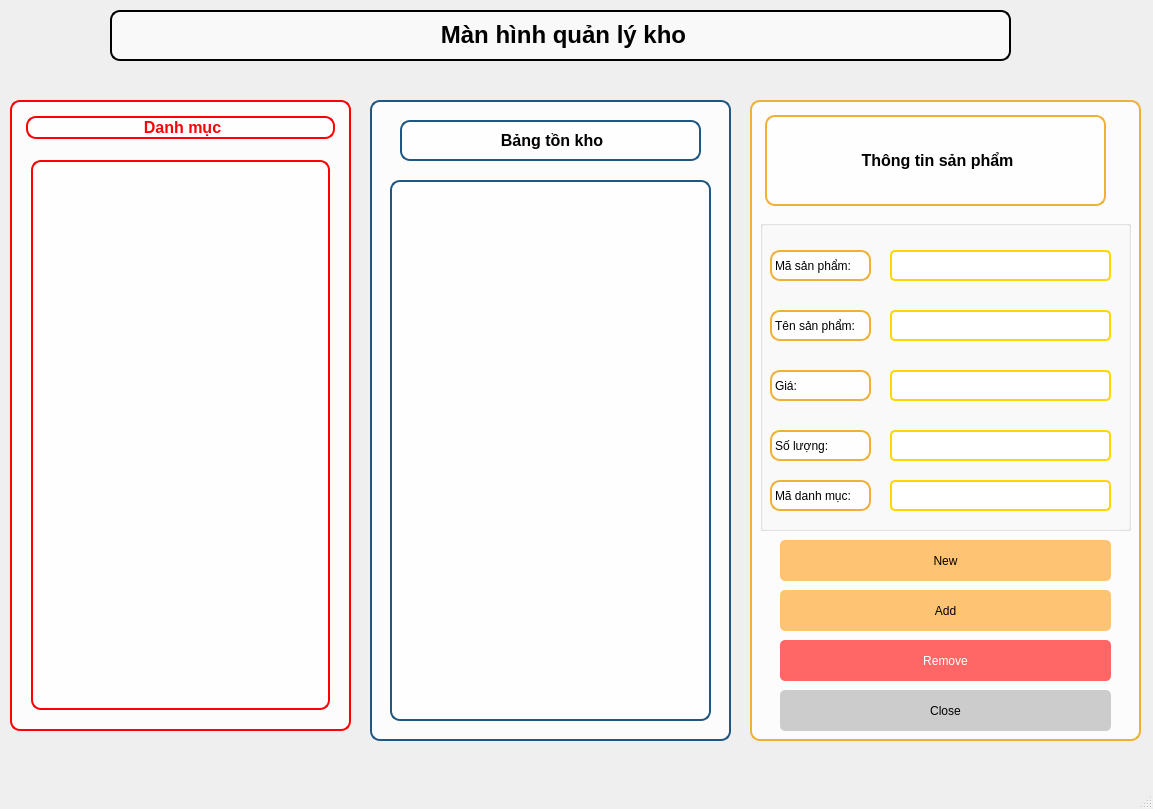
<?xml version="1.0" encoding="UTF-8"?>
<ui version="4.0">
 <class>MainWindow</class>
 <widget class="QMainWindow" name="MainWindow">
  <property name="geometry">
   <rect>
    <x>0</x>
    <y>0</y>
    <width>1153</width>
    <height>809</height>
   </rect>
  </property>
  <property name="windowTitle">
   <string>Inventory_MainWindow</string>
  </property>
  <property name="styleSheet">
   <string notr="true">
          QFrame {
              background-color: rgba(255, 255, 255, 0.8);
              border: 2px solid #99FFDD;
              border-radius: 10px;
              margin: 10px;
          }
         </string>
  </property>
  <widget class="QWidget" name="centralwidget">
   <widget class="QLabel" name="label">
    <property name="geometry">
     <rect>
      <x>100</x>
      <y>0</y>
      <width>921</width>
      <height>71</height>
     </rect>
    </property>
    <property name="styleSheet">
     <string notr="true">QLabel {
    font-size: 24px;
    font-weight: bold;
    color:rgb(0,0,0);
    margin: 10px;
    background-color: rgba(255,255,255,0.6);
    border-radius: 10px;
    padding: 5px 10px;
    border: 2px solid #000000; /* Viền đen */
}
</string>
    </property>
    <property name="text">
     <string>&lt;html&gt;&lt;head/&gt;&lt;body&gt;&lt;p align=&quot;center&quot;&gt;&lt;span style=&quot; font-size:18pt;&quot;&gt;Màn hình  quản lý kho&lt;/span&gt;&lt;/p&gt;&lt;/body&gt;&lt;/html&gt;</string>
    </property>
   </widget>
   <widget class="QFrame" name="frame">
    <property name="geometry">
     <rect>
      <x>0</x>
      <y>90</y>
      <width>361</width>
      <height>651</height>
     </rect>
    </property>
    <property name="styleSheet">
     <string notr="true">QFrame {
    background-color: rgba(255, 255, 255, 0.8);
    border: 2px solid #FF0000; /* Màu đỏ */
    border-radius: 10px;
    margin: 10px;
}
</string>
    </property>
    <property name="frameShape">
     <enum>QFrame::StyledPanel</enum>
    </property>
    <property name="frameShadow">
     <enum>QFrame::Raised</enum>
    </property>
    <layout class="QVBoxLayout" name="verticalLayout">
     <item>
      <widget class="QLabel" name="label_2">
       <property name="styleSheet">
        <string notr="true">
             QLabel {
                 font-size: 16px;
                 font-weight: bold;
                 margin: 5px;
	color: rgb(252, 1, 7);
             }
            </string>
       </property>
       <property name="text">
        <string>&lt;html&gt;&lt;head/&gt;&lt;body&gt;&lt;p align=&quot;center&quot;&gt;&lt;span style=&quot; font-size:12pt;&quot;&gt;Danh mục&lt;/span&gt;&lt;/p&gt;&lt;/body&gt;&lt;/html&gt;</string>
       </property>
      </widget>
     </item>
     <item>
      <widget class="QListWidget" name="listWidgetCategory">
       <property name="styleSheet">
        <string notr="true">color:rgb(0,0,0);
alternate-background-color: rgb(255, 255, 255);
</string>
       </property>
      </widget>
     </item>
    </layout>
   </widget>
   <widget class="QFrame" name="frame_2">
    <property name="geometry">
     <rect>
      <x>360</x>
      <y>90</y>
      <width>381</width>
      <height>661</height>
     </rect>
    </property>
    <property name="styleSheet">
     <string notr="true">QFrame {
    background-color: rgba(255, 255, 255, 0.8);
    border: 2px solid #205781; /* Màu đỏ */
    border-radius: 10px;
    margin: 10px;
}
</string>
    </property>
    <property name="frameShape">
     <enum>QFrame::StyledPanel</enum>
    </property>
    <property name="frameShadow">
     <enum>QFrame::Raised</enum>
    </property>
    <widget class="QLabel" name="label_3">
     <property name="geometry">
      <rect>
       <x>30</x>
       <y>20</y>
       <width>321</width>
       <height>61</height>
      </rect>
     </property>
     <property name="styleSheet">
      <string notr="true">color: rgb(0,0,0);</string>
     </property>
     <property name="text">
      <string>&lt;html&gt;&lt;head/&gt;&lt;body&gt;&lt;p align=&quot;center&quot;&gt;&lt;span style=&quot; font-size:12pt; font-weight:600;&quot;&gt;Bảng tồn kho&lt;/span&gt;&lt;/p&gt;&lt;/body&gt;&lt;/html&gt;</string>
     </property>
    </widget>
    <widget class="QTableWidget" name="tableWidgetProduct">
     <property name="geometry">
      <rect>
       <x>20</x>
       <y>80</y>
       <width>341</width>
       <height>561</height>
      </rect>
     </property>
     <property name="styleSheet">
      <string notr="true">color:rgb(0,0,0)</string>
     </property>
    </widget>
   </widget>
   <widget class="QFrame" name="frame_3">
    <property name="geometry">
     <rect>
      <x>740</x>
      <y>90</y>
      <width>411</width>
      <height>661</height>
     </rect>
    </property>
    <property name="styleSheet">
     <string notr="true">QFrame {
    background-color: rgba(255, 255, 255, 0.8);
    border: 2px solid #EFB036; /* Màu đỏ */
    border-radius: 10px;
    margin: 10px;
}
</string>
    </property>
    <property name="frameShape">
     <enum>QFrame::StyledPanel</enum>
    </property>
    <property name="frameShadow">
     <enum>QFrame::Raised</enum>
    </property>
    <widget class="QLabel" name="label_4">
     <property name="geometry">
      <rect>
       <x>20</x>
       <y>20</y>
       <width>351</width>
       <height>101</height>
      </rect>
     </property>
     <property name="styleSheet">
      <string notr="true">
             QLabel {
                 font-size: 16px;
                 font-weight: bold;
                 margin: 5px;
color:rgb(0,0,0)
             }
            </string>
     </property>
     <property name="text">
      <string>&lt;html&gt;&lt;head/&gt;&lt;body&gt;&lt;p align=&quot;center&quot;&gt;&lt;span style=&quot; font-size:12pt;&quot;&gt;Thông tin sản phẩm&lt;/span&gt;&lt;/p&gt;&lt;/body&gt;&lt;/html&gt;</string>
     </property>
    </widget>
    <widget class="QGroupBox" name="groupBox">
     <property name="geometry">
      <rect>
       <x>20</x>
       <y>130</y>
       <width>371</width>
       <height>311</height>
      </rect>
     </property>
     <property name="title">
      <string/>
     </property>
     <widget class="QLabel" name="label_5">
      <property name="geometry">
       <rect>
        <x>0</x>
        <y>20</y>
        <width>121</width>
        <height>51</height>
       </rect>
      </property>
      <property name="styleSheet">
       <string notr="true">color:rgb(0,0,0)</string>
      </property>
      <property name="text">
       <string>Mã sản phẩm:</string>
      </property>
     </widget>
     <widget class="QLineEdit" name="lineEditProID">
      <property name="geometry">
       <rect>
        <x>130</x>
        <y>30</y>
        <width>221</width>
        <height>31</height>
       </rect>
      </property>
      <property name="styleSheet">
       <string notr="true">QLineEdit {
    border: 2px solid #FFD700; /* #FFD700 là mã màu vàng (Gold) */
    border-radius: 5px;
    background-color: #FFFFFF; /* nền trắng */;
color:rgb(0,0,0)
}</string>
      </property>
     </widget>
     <widget class="QLabel" name="label_6">
      <property name="geometry">
       <rect>
        <x>0</x>
        <y>80</y>
        <width>121</width>
        <height>51</height>
       </rect>
      </property>
      <property name="styleSheet">
       <string notr="true">color:rgb(0,0,0)</string>
      </property>
      <property name="text">
       <string>Tên sản phẩm:</string>
      </property>
     </widget>
     <widget class="QLabel" name="label_7">
      <property name="geometry">
       <rect>
        <x>0</x>
        <y>140</y>
        <width>121</width>
        <height>51</height>
       </rect>
      </property>
      <property name="styleSheet">
       <string notr="true">color:rgb(0,0,0)</string>
      </property>
      <property name="text">
       <string>Giá:</string>
      </property>
     </widget>
     <widget class="QLabel" name="label_8">
      <property name="geometry">
       <rect>
        <x>0</x>
        <y>200</y>
        <width>121</width>
        <height>51</height>
       </rect>
      </property>
      <property name="styleSheet">
       <string notr="true">color:rgb(0,0,0)</string>
      </property>
      <property name="text">
       <string>Số lượng:</string>
      </property>
     </widget>
     <widget class="QLabel" name="label_9">
      <property name="geometry">
       <rect>
        <x>0</x>
        <y>250</y>
        <width>121</width>
        <height>51</height>
       </rect>
      </property>
      <property name="styleSheet">
       <string notr="true">color:rgb(0,0,0)</string>
      </property>
      <property name="text">
       <string>Mã danh mục:</string>
      </property>
     </widget>
     <widget class="QLineEdit" name="lineEditProName">
      <property name="geometry">
       <rect>
        <x>130</x>
        <y>90</y>
        <width>221</width>
        <height>31</height>
       </rect>
      </property>
      <property name="styleSheet">
       <string notr="true">QLineEdit {
    border: 2px solid #FFD700; /* #FFD700 là mã màu vàng (Gold) */
    border-radius: 5px;
    background-color: #FFFFFF; /* nền trắng */;
color:rgb(0,0,0)
}</string>
      </property>
     </widget>
     <widget class="QLineEdit" name="lineEditPrice">
      <property name="geometry">
       <rect>
        <x>130</x>
        <y>150</y>
        <width>221</width>
        <height>31</height>
       </rect>
      </property>
      <property name="styleSheet">
       <string notr="true">QLineEdit {
    border: 2px solid #FFD700; /* #FFD700 là mã màu vàng (Gold) */
    border-radius: 5px;
    background-color: #FFFFFF; /* nền trắng */;
color:rgb(0,0,0)
}</string>
      </property>
     </widget>
     <widget class="QLineEdit" name="lineEditQuantity">
      <property name="geometry">
       <rect>
        <x>130</x>
        <y>210</y>
        <width>221</width>
        <height>31</height>
       </rect>
      </property>
      <property name="styleSheet">
       <string notr="true">QLineEdit {
    border: 2px solid #FFD700; /* #FFD700 là mã màu vàng (Gold) */
    border-radius: 5px;
    background-color: #FFFFFF; /* nền trắng */;
color:rgb(0,0,0)
}</string>
      </property>
     </widget>
     <widget class="QLineEdit" name="lineEditCateID">
      <property name="geometry">
       <rect>
        <x>130</x>
        <y>260</y>
        <width>221</width>
        <height>31</height>
       </rect>
      </property>
      <property name="styleSheet">
       <string notr="true">QLineEdit {
    border: 2px solid #FFD700; /* #FFD700 là mã màu vàng (Gold) */
    border-radius: 5px;
    background-color: #FFFFFF; /* nền trắng */;
color:rgb(0,0,0)
}</string>
      </property>
     </widget>
    </widget>
    <widget class="QPushButton" name="pushButtonNew">
     <property name="geometry">
      <rect>
       <x>40</x>
       <y>450</y>
       <width>331</width>
       <height>41</height>
      </rect>
     </property>
     <property name="styleSheet">
      <string notr="true">QPushButton {
	font: 12pt &quot;MS Shell Dlg 2&quot;;
	color: rgb(255, 255, 255);
                 background-color: #FFC374;
                 color:rgb(0,0,0);
                 border-radius: 5px;
                 padding: 8px;
             }
             QPushButton:hover {
                 background-color: #FFC374;
             }
             QPushButton:pressed {
                 background-color: #497D74;
             }</string>
     </property>
     <property name="text">
      <string>New</string>
     </property>
    </widget>
    <widget class="QPushButton" name="pushButtonAddProduct">
     <property name="geometry">
      <rect>
       <x>40</x>
       <y>500</y>
       <width>331</width>
       <height>41</height>
      </rect>
     </property>
     <property name="styleSheet">
      <string notr="true">QPushButton {
	font: 12pt &quot;MS Shell Dlg 2&quot;;
	color: rgb(255, 255, 255);
                 background-color: #FFC374;
                 color:rgb(0,0,0);
                 border-radius: 5px;
                 padding: 8px;
             }
             QPushButton:hover {
                 background-color: #FFC374;
             }
             QPushButton:pressed {
                 background-color: #497D74;
             }</string>
     </property>
     <property name="text">
      <string>Add</string>
     </property>
    </widget>
    <widget class="QPushButton" name="pushButtonRemoveProduct">
     <property name="geometry">
      <rect>
       <x>40</x>
       <y>550</y>
       <width>331</width>
       <height>41</height>
      </rect>
     </property>
     <property name="styleSheet">
      <string notr="true">
             QPushButton {
                 background-color: #FF6666;
                 color: white;
                 border-radius: 5px;
                 padding: 8px;
             }
             QPushButton:hover {
                 background-color: #FF3333;
             }
             QPushButton:pressed {
                 background-color: #CC0000;
             }
            </string>
     </property>
     <property name="text">
      <string>Remove</string>
     </property>
    </widget>
    <widget class="QPushButton" name="pushButtonCloseInventory">
     <property name="geometry">
      <rect>
       <x>40</x>
       <y>600</y>
       <width>331</width>
       <height>41</height>
      </rect>
     </property>
     <property name="styleSheet">
      <string notr="true">
             QPushButton {
                 background-color: #CCCCCC;
                 color:rgb(0,0,0);
                 border-radius: 5px;
                 padding: 8px;
             }
             QPushButton:hover {
                 background-color: #AAAAAA;
             }
             QPushButton:pressed {
                 background-color: #888888;
             }
            </string>
     </property>
     <property name="text">
      <string>Close</string>
     </property>
    </widget>
   </widget>
  </widget>
  <widget class="QMenuBar" name="menubar">
   <property name="geometry">
    <rect>
     <x>0</x>
     <y>0</y>
     <width>1153</width>
     <height>24</height>
    </rect>
   </property>
  </widget>
  <widget class="QStatusBar" name="statusbar"/>
 </widget>
 <resources/>
 <connections/>
</ui>
